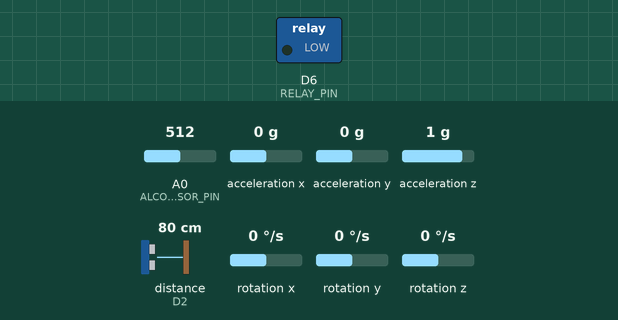
This sketch was run on a simulated ESP8266 (NodeMCU). Parts: switched loads named in the sketch (green lamp = pin HIGH). Wiring (inferred from the names in the program): ultrasonic range finder: trigger D1; echo D2. The test bench sets the inputs (shaded band); at power-on: distance to the obstacle (sensor on D2) 80 cm, A0 (ALCOHOL_SENSOR_PIN) = 512, acceleration x 0 g, acceleration y 0 g, acceleration z 1 g, rotation x 0 °/s, rotation y 0 °/s, rotation z 0 °/s. The echo pulse lasts 58.3 µs per cm; WiFi joins after 1.5 s; servers stay silent unless stated; pins used as bus, display or sensor lines are not drawn; what the sketch prints to the serial monitor is not drawn.

Above: at 5.7 s.
5.8 s: distance to the obstacle (sensor on D2) set to 12 cm
12.0 s: distance to the obstacle (sensor on D2) set to 9 cm
At 15.8 s:
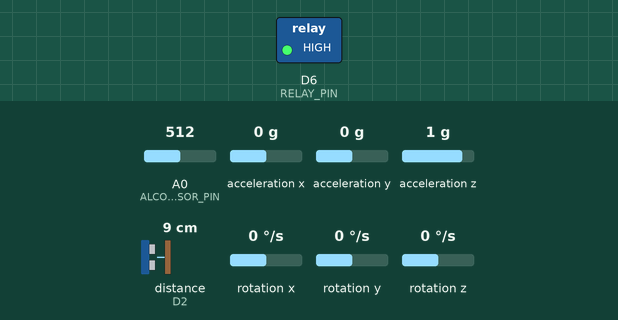
16.8 s: A0 (ALCOHOL_SENSOR_PIN) set to 886
23.7 s: A0 (ALCOHOL_SENSOR_PIN) set to 914
At 27.7 s:
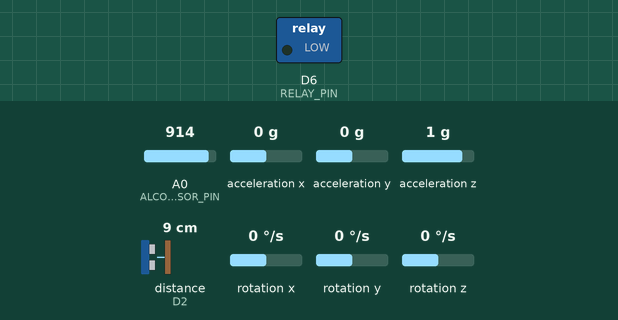
31.0 s: A0 (ALCOHOL_SENSOR_PIN) set to 900
At 36.0 s:
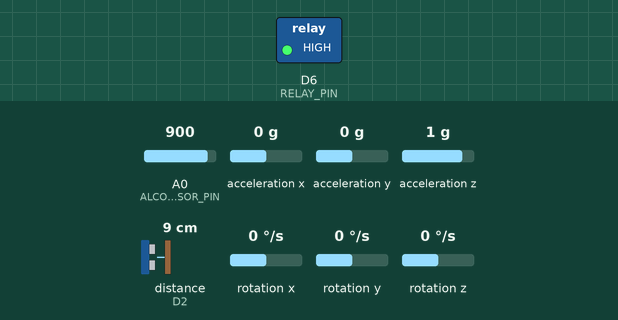
37.0 s: A0 (ALCOHOL_SENSOR_PIN) set to 1023
At 40.3 s:
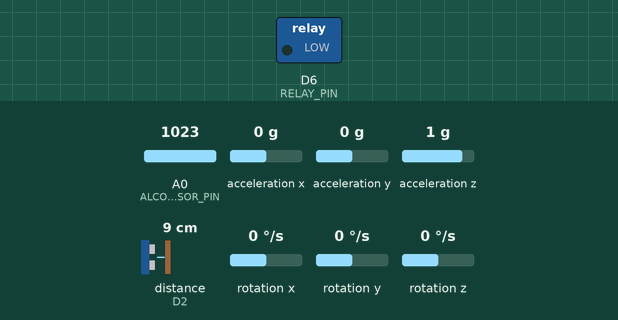
Timing chart, 0 to 41.8 s (numbered marks = the images above; inputs shaded):
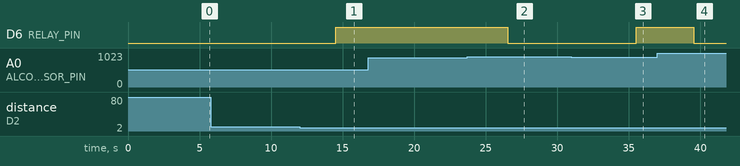

The sketch:

saferide_clear.ino
```cpp
#include <ESP8266WiFi.h>
#include <Wire.h>
#include <SoftwareSerial.h>
#include <MPU6050.h>
#include <TinyGPS++.h>

// Sensor and Module Pins
#define TRIG_PIN D1
#define ECHO_PIN D2
#define ALCOHOL_SENSOR_PIN A0
#define RELAY_PIN D6
#define MPU_SDA D3
#define MPU_SCL D4
#define GPS_RX D7
#define GPS_TX D8

const char* ssid = "realme";
const char* password = "t6u36xcj";

const float alcoholThreshold = 900;
const float crashThreshold = 1.5;  // Crash detection threshold (g-force)

bool isHelmetOn = false;
bool isDrunk = false;
bool crashDetected = false;  // Flag to stop readings after a crash

MPU6050 mpu;
TinyGPSPlus gps;
SoftwareSerial gpsSerial(GPS_RX, GPS_TX);

void setup() {
  Serial.begin(9600);

  // Initialize pins
  pinMode(TRIG_PIN, OUTPUT);
  pinMode(ECHO_PIN, INPUT);
  pinMode(ALCOHOL_SENSOR_PIN, INPUT);
  pinMode(RELAY_PIN, OUTPUT);

  // Initialize MPU6050
  Wire.begin(MPU_SDA, MPU_SCL);
  Serial.println("Initializing MPU6050...");
  mpu.initialize();
  if (mpu.testConnection()) {
    Serial.println("MPU6050 connected successfully!");
  } else {
    Serial.println("ERROR: MPU6050 not detected!");
  }

  // Initialize GPS
  gpsSerial.begin(9600);
  connectToWiFi();
  delay(3000);
}

void loop() {
  isHelmetOn = checkHelmet();
  int alcoholLevel = analogRead(ALCOHOL_SENSOR_PIN);

  Serial.print("Helmet: ");
  Serial.print(isHelmetOn ? "Worn " : "Not Worn ");
  Serial.print("| Alcohol Level: ");
  Serial.println(alcoholLevel);
  delay(2000);

  if (isHelmetOn) {
    if (alcoholLevel > alcoholThreshold) {
      Serial.println(" Drunk Driving Detected! Ignition OFF");
      digitalWrite(RELAY_PIN, LOW);
    } else {
      Serial.println(" Safe to drive. Ignition ON");
      digitalWrite(RELAY_PIN, HIGH);
      checkAccident();
      delay(1000);
    }
  } else {
    Serial.println(" Helmet Not Worn! Ignition OFF");
    digitalWrite(RELAY_PIN, LOW);
    delay(1000);
  }

  delay(1000);
}

bool checkHelmet() {
  digitalWrite(TRIG_PIN, LOW);
  delayMicroseconds(2);
  digitalWrite(TRIG_PIN, HIGH);
  delayMicroseconds(10);
  digitalWrite(TRIG_PIN, LOW);

  long duration = pulseIn(ECHO_PIN, HIGH, 30000);  // Increased timeout
  if (duration == 0) {
    Serial.println("No echo received (Helmet Sensor Issue)");
    return false;
  }

  float distance = duration * 0.034 / 2;
  Serial.print("Distance: ");
  Serial.println(distance);

  return (distance < 10);  // Helmet detected if object is within 5 cm
}

void checkAccident() {
  if (crashDetected) return;  // Stop further readings after a crash

  int16_t ax, ay, az;
  mpu.getAcceleration(&ax, &ay, &az);

  float acceleration = sqrt(ax * ax + ay * ay + az * az) / 16384.0;  // Convert to g-force

  Serial.print("Acceleration: ");
  Serial.println(acceleration);

  if (acceleration > crashThreshold) {
    Serial.println("🚨 CRASH DETECTED! 🚨");
    sendCrashLocation();
    crashDetected = true;
     // Stop further readings
  } else {
    Serial.println("No Crash");
  }

}

void sendCrashLocation() {
  Serial.println("Fetching location...");

  while (gpsSerial.available() > 0) {
    gps.encode(gpsSerial.read());
  }

  if (gps.location.isUpdated()) {
    Serial.print("Location: ");
    Serial.print(gps.location.lat(), 6);
    Serial.print(", ");
    Serial.println(gps.location.lng(), 6);
    Serial.println("GPS Link: https://maps.google.com/?q=" + String(gps.location.lat(), 6) + "," + String(gps.location.lng(), 6));
  } else {
    Serial.println("Location: 10.0603, 77.6352 ");
  }
}

void connectToWiFi() {
  Serial.print("Connecting to WiFi...");
  WiFi.begin(ssid, password);
  while (WiFi.status() != WL_CONNECTED) {
    delay(500);
    Serial.print(".");
  }
  Serial.println("\n Connected to WiFi");
  Serial.print("IP Address: ");
  Serial.println(WiFi.localIP());
}
```

Measured:
- the behaviour switches between 11 and 10 cm on distance to the obstacle (sensor on D2) (found by bisection; images 0 and 1)
- the behaviour switches between 900 and 901 on A0 (ALCOHOL_SENSOR_PIN) (found by bisection; images 1 and 2)
- after the input at 5.8 s, every drawn part: stays the same
- after the input at 12.0 s, D6 (RELAY_PIN): LOW → HIGH after 2.5 s
- after the input at 16.8 s, every drawn part: stays the same
- after the input at 23.7 s, D6 (RELAY_PIN): HIGH → LOW after 2.8 s
- after the input at 31.0 s, D6 (RELAY_PIN): LOW → HIGH after 4.5 s
- after the input at 37.0 s, D6 (RELAY_PIN): HIGH → LOW after 2.5 s
